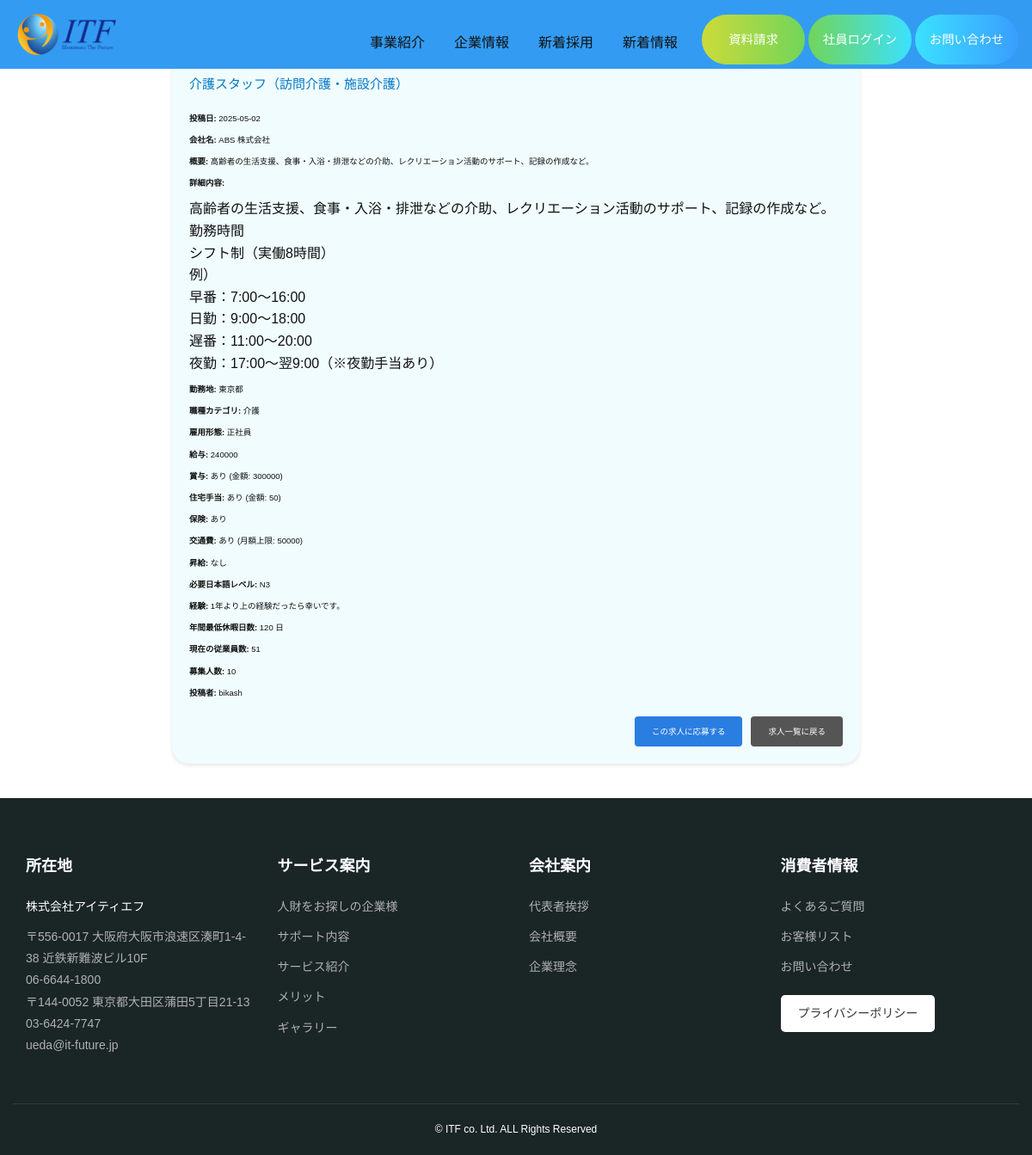
The page /php/job_details.php?job_id=14 on the database its author committed.
### tables this page shows
CREATE TABLE `posts` (
  `id` int(11) NOT NULL,
  `staff_id` int(11) NOT NULL,
  `post_type` varchar(50) NOT NULL,
  `category` varchar(50) DEFAULT NULL,
  `title` varchar(255) NOT NULL,
  `summary` text NOT NULL,
  `content` text NOT NULL,
  `image` varchar(255) DEFAULT NULL,
  `company_name` varchar(255) DEFAULT NULL,
  `job_location` varchar(255) DEFAULT NULL,
  `job_category` varchar(50) DEFAULT NULL,
  `job_type` varchar(50) DEFAULT NULL,
  `salary` varchar(100) DEFAULT NULL,
  `bonuses` tinyint(4) DEFAULT NULL,
  `bonus_amount` varchar(100) DEFAULT NULL,
  `living_support` tinyint(4) DEFAULT NULL,
  `rent_support` varchar(100) DEFAULT NULL,
  `insurance` tinyint(4) DEFAULT NULL,
  `transportation_charges` tinyint(4) DEFAULT NULL,
  `transport_amount_limit` varchar(100) DEFAULT NULL,
  `salary_increment` tinyint(4) DEFAULT NULL,
  `increment_condition` text DEFAULT NULL,
  `japanese_level` varchar(50) DEFAULT NULL,
  `experience` varchar(255) DEFAULT NULL,
  `minimum_leave_per_year` varchar(50) DEFAULT NULL,
  `employee_size` varchar(50) DEFAULT NULL,
  `required_vacancy` varchar(50) DEFAULT NULL,
  `date` date NOT NULL,
  `posted_by` varchar(50) NOT NULL,
  `created_at` datetime NOT NULL DEFAULT current_timestamp()
);

### php/job_details.php (the view, shortened to what this page needs)
<!DOCTYPE html>
<html lang="ja">
<head>
    <link rel="stylesheet" href="../css/common.css">
    <link rel="stylesheet" href="../css/style.min.css">
    <link rel="stylesheet" href="../css/screen.min.css">
    <link rel="stylesheet" href="../css/pagenavi-css.css">
    <link rel="stylesheet" href="../css/footer.css">
    <link rel="stylesheet" href="../css/main_intro.css">
    <link rel="stylesheet" href="../css/saiyou.css">
    <link rel="stylesheet" href="../css/login.css">
</head>
<body>
    <header id="header" class="l-header header" itemscope="" itemtype="https://schema.org/WPHeader">
        <div class="header-frame">
            <div class="header-top">
                <div class="wrap pc-flex bet">
                    <div class="header-top-in flex bet vcenter">
                        <h1 class="sp-2 logo"><a href="../index.html" class="logo-link flex vcenter"><img src="../images/logo.png" alt=""></a></h1>
                    </div>
                    <div class="header-menu sp-md-acc">
                        <div id="sp-menu-acc" class="pc-flex hend acc-body">
                            <ul class="contents pc-flex str hend max">
                                <li class="contents-item"><a href="../about.html">事業紹介</a></li>
                                <li class="contents-item"><a href="../company_info.html">企業情報</a></li>
                                <li class="contents-item"><a href="../saiyou.php">新着採用</a></li>
                                <li class="contents-item"><a href="../news.html">新着情報</a></li>
                            </ul>
                            <ul class="cta pc-flex max str">
                                <li class="cta-item document flex vcenter">
                                    <a href="/ITF/Recruitment" class="cta-item-link flex hcenter vcenter">資料請求</a>
                                </li>
                                <li class="cta-item estimation flex vcenter"><a href="#" class="cta-item-link flex hcenter vcenter staff-login-link" onclick="showLoginPopup()">社員ログイン</a></li>
                                <li class="cta-item inquiry flex vcenter">
                                    <a href="../inquiry.html" class="cta-item-link flex hcenter vcenter">お問い合わせ</a>
                                </li>
                            </ul>
                        </div>
                    </div>
                </div>
            </div>
        </div>
    </header><br>
    <section class="job-details-section">
        <?php
        try {
            $db = new PDO('mysql:host=localhost;dbname=itf', 'root', '');
            $db->setAttribute(PDO::ATTR_ERRMODE, PDO::ERRMODE_EXCEPTION);
        } catch (PDOException $e) {
            die("Database connection failed: " . $e->getMessage());
        }
        $job_id = isset($_GET['job_id']) ? (int)$_GET['job_id'] : 0;
        $stmt = $db->prepare("SELECT * FROM posts WHERE id = ? AND post_type = 'job'");
        $stmt->execute([$job_id]);
        $job = $stmt->fetch(PDO::FETCH_ASSOC);
        if ($job) {
            echo '<h2>' . htmlspecialchars($job['title']) . '</h2>';
            echo '<p><strong>投稿日:</strong> ' . htmlspecialchars($job['date']) . '</p>';
            echo '<p><strong>会社名:</strong> ' . htmlspecialchars($job['company_name']) . '</p>';
            echo '<p><strong>概要:</strong> ' . htmlspecialchars($job['summary']) . '</p>';
            echo '<p><strong>詳細内容:</strong></p>';
            echo '<div>' . nl2br(htmlspecialchars($job['content'])) . '</div>';
            echo '<p><strong>勤務地:</strong> ' . htmlspecialchars($job['job_location']) . '</p>';
            echo '<p><strong>職種カテゴリ:</strong> ' . htmlspecialchars($job['job_category']) . '</p>';
            echo '<p><strong>雇用形態:</strong> ' . htmlspecialchars($job['job_type']) . '</p>';
            echo '<p><strong>給与:</strong> ' . htmlspecialchars($job['salary']) . '</p>';
            echo '<p><strong>賞与:</strong> ' . ($job['bonuses'] ? 'あり (金額: ' . htmlspecialchars($job['bonus_amount']) . ')' : 'なし') . '</p>';
            echo '<p><strong>住宅手当:</strong> ' . ($job['living_support'] ? 'あり (金額: ' . htmlspecialchars($job['rent_support']) . ')' : 'なし') . '</p>';
            echo '<p><strong>保険:</strong> ' . ($job['insurance'] ? 'あり' : 'なし') . '</p>';
            echo '<p><strong>交通費:</strong> ' . ($job['transportation_charges'] ? 'あり (月額上限: ' . htmlspecialchars($job['transport_amount_limit']) . ')' : 'なし') . '</p>';
            echo '<p><strong>昇給:</strong> ' . ($job['salary_increment'] ? 'あり (条件: ' . htmlspecialchars($job['increment_condition']) . ')' : 'なし') . '</p>';
            echo '<p><strong>必要日本語レベル:</strong> ' . htmlspecialchars($job['japanese_level']) . '</p>';
            echo '<p><strong>経験:</strong> ' . htmlspecialchars($job['experience']) . '</p>';
            echo '<p><strong>年間最低休暇日数:</strong> ' . htmlspecialchars($job['minimum_leave_per_year']) . ' 日</p>';
            echo '<p><strong>現在の従業員数:</strong> ' . htmlspecialchars($job['employee_size']) . '</p>';
            echo '<p><strong>募集人数:</strong> ' . htmlspecialchars($job['required_vacancy']) . '</p>';
            echo '<p><strong>投稿者:</strong> ' . htmlspecialchars($job['posted_by']) . '</p>';
            echo '<div class="button-container">';
            echo '<a href="../recruitment.php?job_id=' . htmlspecialchars($job['id']) . '" class="apply-button">この求人に応募する</a>';
            echo '<a href="../saiyou.php" class="back-button">求人一覧に戻る</a>';
            echo '</div>';
        } else {
            echo '<p>求人が見つかりませんでした。</p>';
        }
        ?>
    </section>
    <footer class="footer">
        <div class="footer-container">
            <div class="footer-row">
                <div class="footer-col">
                    <h3 class="footer-heading">所在地</h3>
                    <div class="footer-link">
                        <a href="../index.html" style="color: white;">株式会社アイティエフ</a>
                    </div>
                    <p class="footer-text">
                        〒556-0017 大阪府大阪市浪速区湊町1-4-38 近鉄新難波ビル10F<br>
                        06-6644-1800 <br>
                        〒144-0052 東京都大田区蒲田5丁目21-13<br>
                        03-6424-7747<br>
                        ueda@it-future.jp
                    </p>
                </div>
                <div class="footer-col">
                    <h3 class="footer-heading">サービス案内</h3>
                    <a href="../index.html#solution_03" class="footer-link">人財をお探しの企業様</a>
                    <a href="../about.html#support-naiyou" class="footer-link">サポート内容</a>
                    <a href="#" class="footer-link">サービス紹介</a>
                    <a href="../index.html#merit" class="footer-link">メリット</a>
                    <a href="#" class="footer-link">ギャラリー</a>
                </div>
                <div class="footer-col">
                    <h3 class="footer-heading">会社案内</h3>
                    <a href="../inquiry.html" class="footer-link">代表者挨拶</a>
                    <a href="../company_info.html" class="footer-link">会社概要</a>
                    <a href="../index.html#kigyo-rinen" class="footer-link">企業理念</a>
                </div>
                <div class="footer-col">
                    <h3 class="footer-heading">消費者情報</h3>
                    <p class="footer-text">よくあるご質問</p>
                    <a href="#" class="footer-link">お客様リスト</a>
                    <a href="../inquiry.html" class="footer-link">お問い合わせ</a>
                    <a href="#" class="footer-btn">プライバシーポリシー</a>
                </div>
            </div>
            <div class="footer-copyright">
                © ITF co. Ltd. ALL Rights Reserved
            </div>
        </div>
    </footer>
</body>
</html>

### css/pagenavi-css.css (style rules this page uses)
.header-frame { background-color: #339cf2; }
#header { background-color: #339cf2; }
.header { color: #3684b8; font-size: 28px; }

### css/footer.css (style rules this page uses)
.footer { background-color: #1a2526; padding: 50px 0 20px; color: #b0b0b0; font-family: 'Noto Sans JP', sans-serif; line-height: 1.6; }
.footer .footer-container { max-width: 1200px; margin: 0 auto; padding: 0 15px; }
.footer .footer-row { display: flex; flex-wrap: wrap; }
.footer .footer-col { flex: 0 0 25%; max-width: 25%; padding: 15px; text-align: left; }
.footer .footer-heading { font-size: 18px; font-weight: bold; color: #fff; margin-bottom: 20px; }
.footer .footer-text, .footer .footer-link { font-size: 14px; color: #b0b0b0; line-height: 1.8; margin-bottom: 10px; display: block; text-decoration: none; }
.footer .footer-btn { display: inline-block; padding: 10px 20px; background-color: #fff; color: #333; text-decoration: none; border-radius: 5px; font-size: 14px; margin-top: 10px; transition: background-color 0.3s ease; }
.footer .footer-copyright { text-align: center; font-size: 12px; color: #fff; margin-top: 30px; padding-top: 20px; border-top: 1px solid rgba(255, 255, 255, 0.1); }

### css/main_intro.css (style rules this page uses)
body { font-family: 'Noto Sans JP', sans-serif; line-height: 1.6; }

### php/job_details.php (style rules this page uses)
.job-details-section { max-width: 800px; margin: 40px auto; padding: 20px; background: #f0fcfd; border-radius: 20px; box-shadow: 0 2px 4px rgba(0, 0, 0, 0.1); }
.job-details-section h2 { color: #0577c5; font-size: 1.5rem; margin-bottom: 20px; }
.job-details-section p, .job-details-section ul { margin: 10px 0; font-size: 0.95rem; }
.button-container { text-align: right; margin-top: 20px; }
.apply-button, .back-button { display: inline-block; padding: 10px 20px; color: #fff; text-decoration: none; border-radius: 4px; font-size: 0.95rem; margin-left: 10px; }
.apply-button { background: #2a7de1; }
.back-button { background: #555; }

### rows shown on the page
posts: title "介護スタッフ（訪問介護・施設介護）", date "2025-05-02", company_name "ABS 株式会社", summary "高齢者の生活支援、食事・入浴・排泄などの介助、レクリエーション活動のサポート、記録の作成など。", content "高齢者の生活支援、食事・入浴・排泄などの介助、レクリエーション活動のサポート、記録の作成など。 勤務時間 シフト制（実働8時間） 例） 早番：7:00〜16:00 日勤：9:00〜18:00 遅番：11:00〜20:00 夜勤：17:00〜翌9:00（※夜勤手当あり）", job_location "東京都", job_category "介護", job_type "正社員", salary "240000", bonus_amount "300000", rent_support "50", transport_amount_limit "50000", japanese_level "N3", experience "1年より上の経験だったら幸いです。", minimum_leave_per_year "120", employee_size "51", required_vacancy "10", posted_by "bikash"
